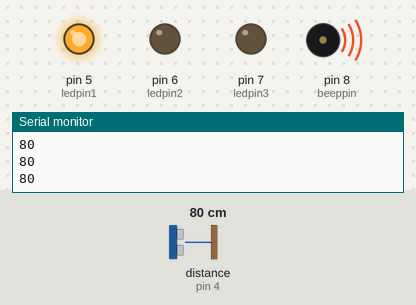
A sketch run on a simulated Arduino Uno, built with avr-gcc and run on an emulated ATmega328P. Shown: output pins drawn as LEDs (lit = HIGH), buzzer (waves = sounding), the last lines printed to the serial monitor. Wiring (inferred from the names in the program): ultrasonic range finder: trigger pin 3; echo pin 4. Inputs (shaded band) come from the test bench; at power-on: distance to the obstacle (sensor on pin 4) 80 cm. The echo pulse lasts 58.3 µs per cm; pins used as bus, display or sensor lines are not drawn.

Above: at 1.3 s.
1.4 s: distance to the obstacle (sensor on pin 4) set to 118 cm
4.4 s: distance to the obstacle (sensor on pin 4) set to 123 cm
At 5.2 s:
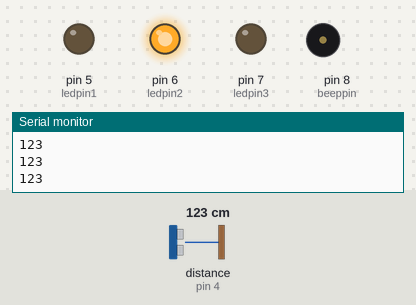
7.4 s: distance to the obstacle (sensor on pin 4) set to 2 cm
At 7.55 s:
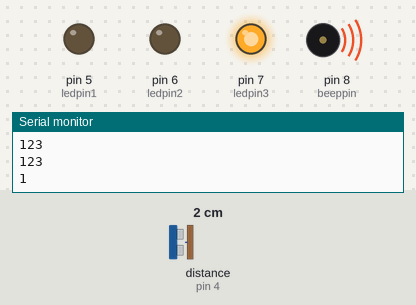
10.4 s: distance to the obstacle (sensor on pin 4) set to 18 cm
13.4 s: distance to the obstacle (sensor on pin 4) set to 22 cm
At 13.8 s:
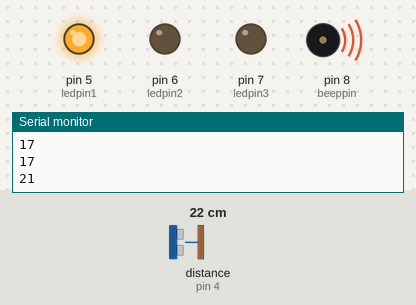
16.4 s: distance to the obstacle (sensor on pin 4) set to 4 cm
At 16.59 s:
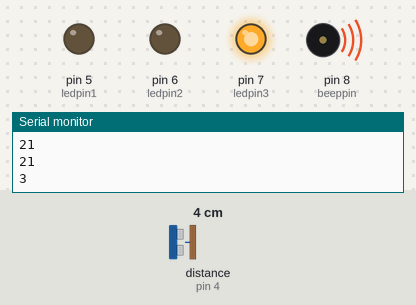
Timing chart, 0 to 19.4 s (numbered marks = the images above; inputs shaded):
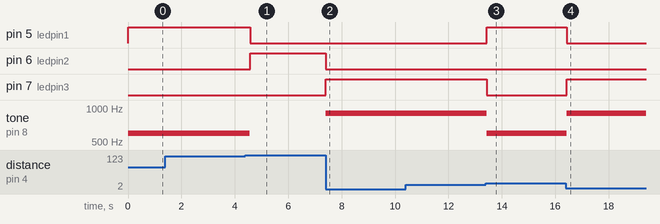

The sketch:

daoche.ino
```cpp
const int TrigPin = 3;
const int EchoPin = 4;
// 定义变色灯LED的三个输出接口，这里也可以选用三个led
int ledpin1 = 5;  // R
int ledpin2 = 6;  // G
int ledpin3 = 7;  // B
int beeppin = 8;  // 蜂鸣器的pin
int i = 0;


void setup ()
{
  Serial.begin(9600);     //测量结果将通过此串口输出至 PC 上的串口监视器
  pinMode(EchoPin, INPUT);      //设置EchoPin 为输入模式
  pinMode(TrigPin, OUTPUT);     //设置超声波数字IO脚模式，OUTPUT为输出
  pinMode(ledpin1,OUTPUT);
  pinMode(ledpin2,OUTPUT);
  pinMode(ledpin3,OUTPUT);
  pinMode(beeppin,OUTPUT);      //设置蜂鸣器引脚输出模式
}


void loop()
{
  digitalWrite(TrigPin, LOW);     // 通过Trig/Pin 发送脉冲，触发 HC-SR04 测距，使发出发出超声波信号接口低电平2μs
  delayMicroseconds(2);
  digitalWrite(TrigPin, HIGH);    // 使发出发出超声波信号接口高电平10μs，这里是至少10μs
  delayMicroseconds(10);
  digitalWrite(TrigPin, LOW);     // 保持发出超声波信号接口低电平
  int distance = pulseIn(EchoPin, HIGH);   // 读出脉冲时间
  distance= distance/58;           // 将脉冲时间转化为距离（单位：厘米）
  Serial.println(distance);        //输出距离值

  if(distance<20)            //当距离<20cm（这个数据可以在超声波测量的范围内随意改，3cm~450cm ）
  {
    setColor(255, 0, 0);//三色LED的设置颜色，如果是用三个led则这里删去
    buzzer1();
  }
  else if (distance<=120)    //当距离<120cm（这个数据可以在超声波测量的范围内随意改，3cm~450cm ）
  {
    setColor(0, 0, 255);
    buzzer2();
  }
  else
  {
    setColor(0, 255, 0);
    buzzer3();
  }
}

//*****************************************************************
void buzzer1()
{
  tone(beeppin,900);
  delay(300);  //响声间隔300ms 听上去更急促
  noTone(beeppin);
}

void buzzer2()
{
  tone(beeppin,600);
  delay(500);  //响声间隔500ms 听上去普通
  noTone(beeppin);
}

void buzzer3()  //这里我用了除余的方法，目的是如果处在安全距离，在不用delay的情况下蜂鸣器响声不要那么频繁
{
  if(i%100 == 1){
    tone(beeppin,500);
  }
  else{
    noTone(beeppin);
  }
  i++;
}

void setColor(int red, int green, int blue)  //三色LED的设置颜色函数，如果是用三个led则这里删去。然后把上面也改一下
{
  analogWrite(ledpin3, red);
  analogWrite(ledpin2, green);
  analogWrite(ledpin1, blue);
}
```

Measured:
- the behaviour switches between 120 and 121 cm on distance to the obstacle (sensor on pin 4) (found by bisection; images 0 and 1)
- the behaviour switches between 20 and 21 cm on distance to the obstacle (sensor on pin 4) (found by bisection; images 2 and 3)
- after the input at 4.4 s, pin 5 (ledpin1): HIGH → LOW after 0.17 s; pin 6 (ledpin2): LOW → HIGH after 0.17 s; tone on pin 8 (beeppin): 600 Hz → silent after 0.16 s
- after the input at 7.4 s, pin 6 (ledpin2): HIGH → LOW at once; pin 7 (ledpin3): LOW → HIGH at once; tone on pin 8 (beeppin): silent → 900 Hz at once
- after the input at 13.4 s, pin 5 (ledpin1): LOW → HIGH at once; pin 7 (ledpin3): HIGH → LOW at once; tone on pin 8 (beeppin): 900 Hz → 600 Hz at once
- after the input at 16.4 s, pin 5 (ledpin1): HIGH → LOW at once; pin 7 (ledpin3): LOW → HIGH at once; tone on pin 8 (beeppin): 600 Hz → 900 Hz at once
